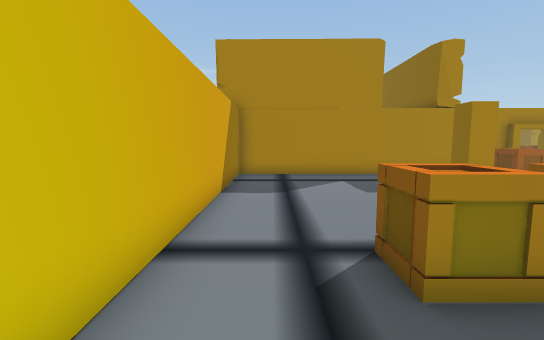
[1] (above)

16 first-person views from a walk through a Unity game level. The camera is 1.5 m above the floor, tilts 6° down and sees 90° across. Doors are open. The floor is counted in squares, 1 m on a side. Each view is taken from the middle of a square. On the plan, view 1 faces up. The plan holds only what a view shows up to about 14 squares ahead; the rest is blank. The place goes on beyond the plan. The player is left out.

[2]
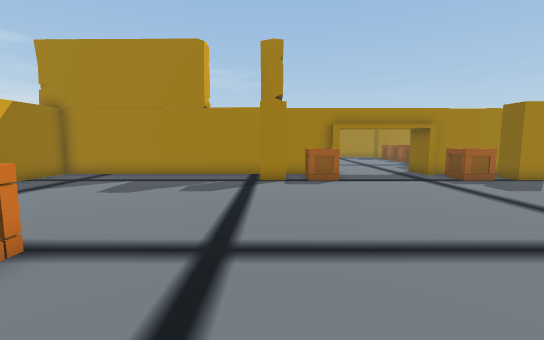

[3]
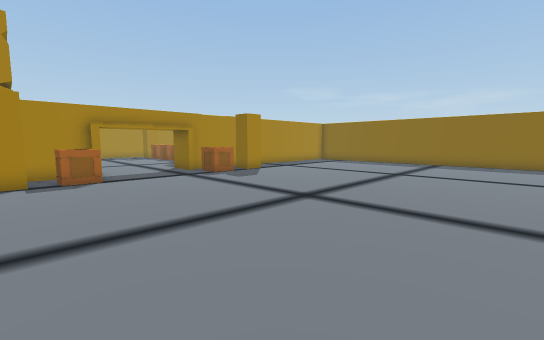

[4]
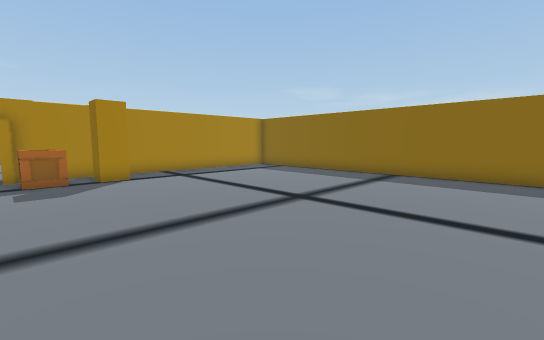

[5]
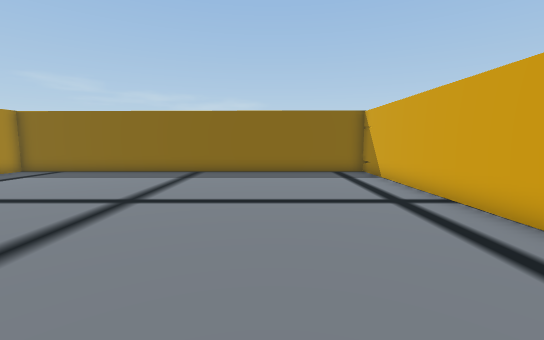

[6]
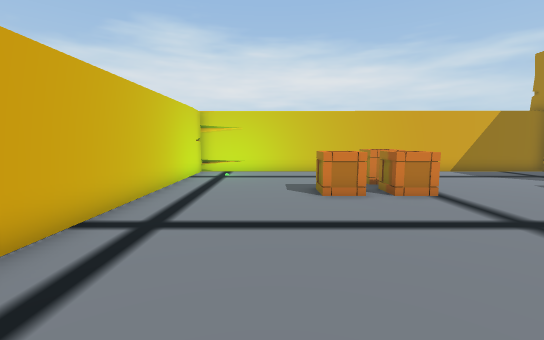

[7]
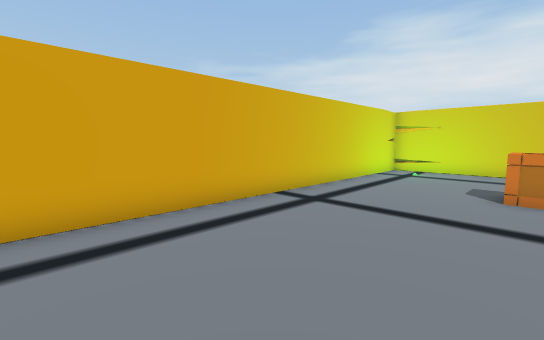

[8]
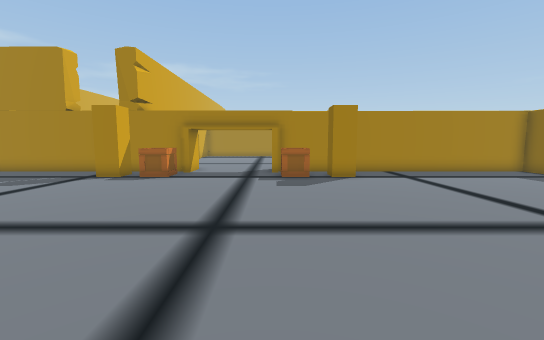

[9]
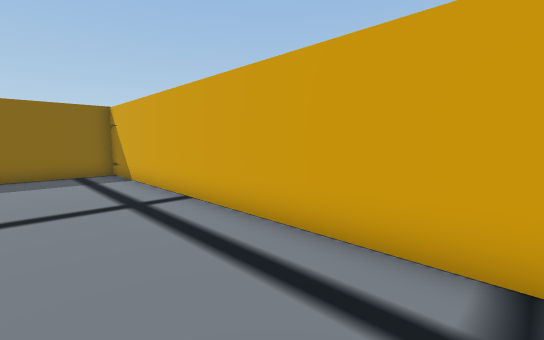

[10]
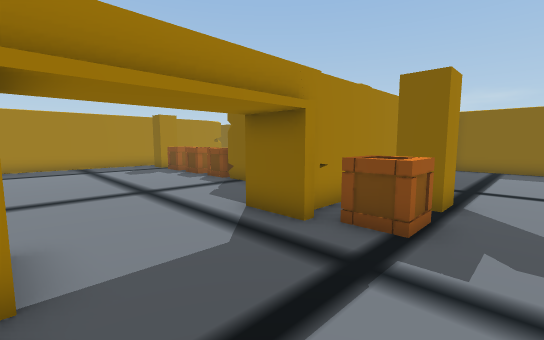

[11]
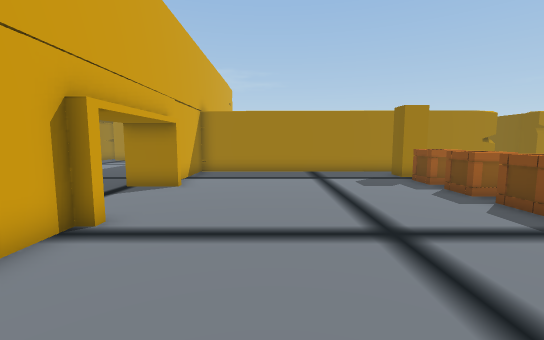

[12]
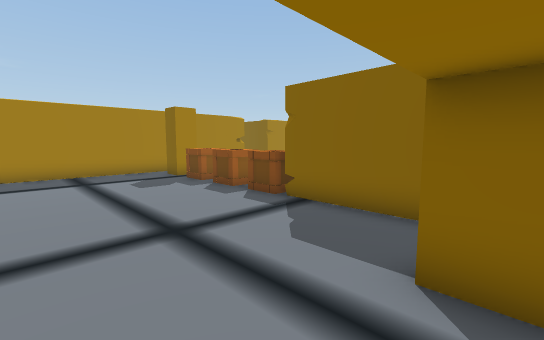

[13]
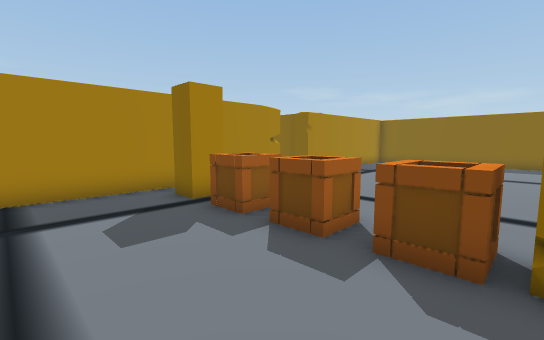

[14]
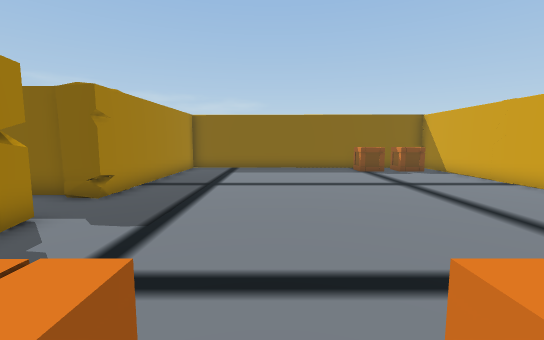

[15]
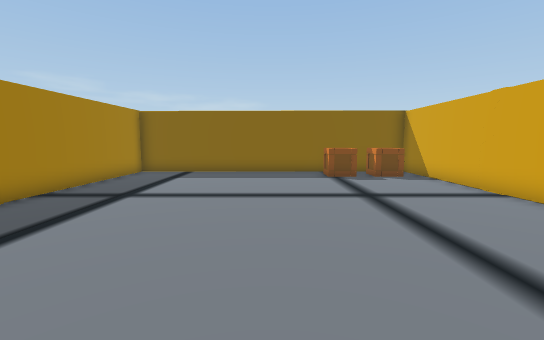

[16]
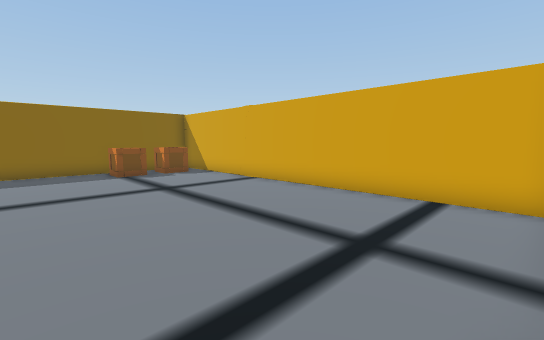

### Floor plan
Points are (right, up) in squares from view 1. A wall is a line through its corners. A room is listed if a view was taken in it or the views show most of it. See-through windows are left out.
Room 1 (views 1, 2, 3, 4, 5, 6, 7, 8, 9, 10)
walls: (11, 12.1) (10.6, 12.1); (10.8, 12.5) (-1.5, 12.5) (-1.5, -4.5) (27.5, -4.5) (27.5, 12.5) (15.2, 12.5)
ways out: opening at (13, 12) to room 2
objects: other object (2, 3); other object (4, 1); other object (4, 3); other object (8, 11); other object (10, 11) to (10, 12); other object (16, 11) to (16, 12); other object (18, 11)
Room 2 (views 11, 12, 13, 14, 15, 16)
walls: (17.5, 14.5) (17.5, 18); (18.9, 13.5) (33.5, 13.5) (33.5, 14.1); (23.1, 26.5) (19.6, 26.5); (18.1, 26.5) (8.5, 26.5) (8.5, 23.4); (15, 12.1) (15, 13.9); (11, 13.1) (11, 12.1); (8.5, 17.8) (8.5, 16.4); (33.5, 25.9) (33.5, 26.5) (25.1, 26.5)
ways out: opening at (13, 12) to room 1; opening at (8, 20); open door at (24, 27)
objects: other object (18, 19); other object (18, 21); other object (18, 23); other object (18, 25); other object (32, 15); other object (32, 17)

Where each view was taken, in squares from view 1:
view 1: 0 up, 0 right, facing up
view 2: 0 up, 8 right, facing up
view 3: 1 down, 8 right, facing up-right
view 4: 1 down, 15 right, facing up-right
view 5: 0 up, 14 right, facing right
view 6: 1 down, 12 right, facing left
view 7: 1 up, 13 right, facing down-left
view 8: 1 down, 15 right, facing up
view 9: 1 down, 14 right, facing down-right
view 10: 9 up, 11 right, facing up-right
view 11: 13 up, 12 right, facing up
view 12: 13 up, 12 right, facing up-right
view 13: 18 up, 14 right, facing up-right
view 14: 22 up, 18 right, facing right
view 15: 20 up, 20 right, facing right
view 16: 21 up, 19 right, facing down-right
